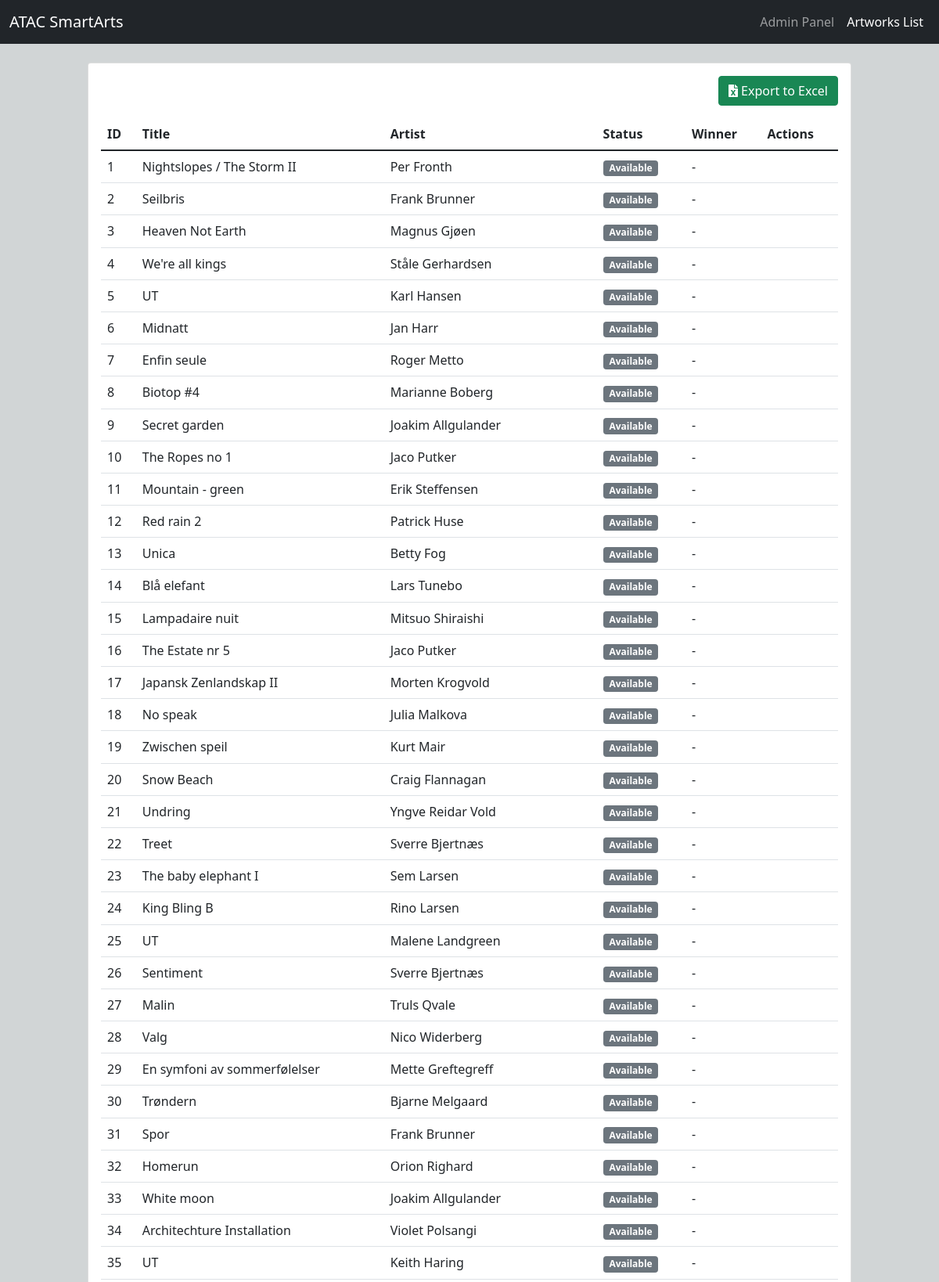
Page /admin/winners (upper part) on the committed database.
### tables this page shows
CREATE TABLE artworks (
    art_id INTEGER PRIMARY KEY,
    art_title TEXT NOT NULL,
    artist TEXT NOT NULL,
    jpg_name TEXT NOT NULL
);

### app.py (the view)
@app.route('/admin/winners')
@basic_auth.required
def admin_winners():
    conn = get_db_connection()
    cursor = conn.cursor()
    cursor.execute('''
        SELECT a.*, w.winner_name, w.winner_id
        FROM artworks a
        LEFT JOIN winners w ON a.art_id = w.art_id
        ORDER BY a.art_id
    ''')
    artworks = cursor.fetchall()
    conn.close()
    return render_template('admin/winners.html', artworks=artworks)

### app.py (called while the page is built)
def get_db_connection():
    conn = sqlite3.connect(DATABASE)
    conn.row_factory = sqlite3.Row
    return conn

### templates/admin/winners.html (shortened to what this page needs)
<!DOCTYPE html>
<html lang="en">
<head>
    <link href="https://cdn.jsdelivr.net/npm/bootstrap@5.1.3/dist/css/bootstrap.min.css" rel="stylesheet">
    <link rel="stylesheet" href="https://cdnjs.cloudflare.com/ajax/libs/font-awesome/5.15.4/css/all.min.css">
    <link rel="stylesheet" href="{{ url_for('static', filename='css/style.css') }}">
</head>
<body>
    <nav class="navbar navbar-expand-lg navbar-dark bg-dark">
        <div class="container-fluid">
            <a class="navbar-brand" href="#">ATAC SmartArts</a>
            <div class="navbar-nav">
                <a class="nav-link" href="{{ url_for('admin') }}">Admin Panel</a>
                <a class="nav-link active" href="{{ url_for('admin_winners') }}">Artworks List</a>
            </div>
        </div>
    </nav>
    <div class="container-fluid py-4">
        <div class="row justify-content-center">
            <div class="col-md-10">
                <div class="card">
                    <div class="card-body">
                        <div class="d-flex justify-content-end mb-3">
                            <a href="{{ url_for('export_winners') }}" class="btn btn-success">
                                <i class="fas fa-file-excel"></i> Export to Excel
                            </a>
                        </div>
                        <div class="table-responsive">
                            <table class="table">
                                <thead>
                                    <tr>
                                        <th>ID</th>
                                        <th>Title</th>
                                        <th>Artist</th>
                                        <th>Status</th>
                                        <th>Winner</th>
                                        <th>Actions</th>
                                    </tr>
                                </thead>
                                <tbody>
                                    {% for artwork in artworks %}
                                    <tr>
                                        <td>{{ artwork.art_id }}</td>
                                        <td>{{ artwork.art_title }}</td>
                                        <td>{{ artwork.artist }}</td>
                                        <td>
                                            {% if artwork.winner_name %}
                                            <span class="badge bg-success">Awarded</span>
                                            {% else %}
                                            <span class="badge bg-secondary">Available</span>
                                            {% endif %}
                                        </td>
                                        <td>{{ artwork.winner_name or '-' }}</td>
                                        <td>
                                        </td>
                                    </tr>
                                    {% endfor %}
                                </tbody>
                            </table>
                        </div>
                    </div>
                </div>
            </div>
        </div>
    </div>
</body>
</html>

### static/css/style.css (style rules this page uses)
:root { --primary-color: #2C3E50; --secondary-color: #E74C3C; --bg-light: #d1d5d6; --bg-dark: #34495E; --text-light: #d1d5d6; --text-dark: #2C3E50; }
body { background-color: var(--bg-light); color: var(--text-dark); }

### rows in the picture
artworks: art_id "1", art_title "Nightslopes / The Storm II", artist "Per Fronth", winner_name "-"
artworks: art_id "2", art_title "Seilbris", artist "Frank Brunner", winner_name "-"
artworks: art_id "3", art_title "Heaven Not Earth", artist "Magnus Gjøen", winner_name "-"
artworks: art_id "4", art_title "We're all kings", artist "Ståle Gerhardsen", winner_name "-"
artworks: art_id "5", art_title "UT", artist "Karl Hansen", winner_name "-"
artworks: art_id "6", art_title "Midnatt", artist "Jan Harr", winner_name "-"
artworks: art_id "7", art_title "Enfin seule", artist "Roger Metto", winner_name "-"
artworks: art_id "8", art_title "Biotop #4", artist "Marianne Boberg", winner_name "-"
artworks: art_id "9", art_title "Secret garden", artist "Joakim Allgulander", winner_name "-"
artworks: art_id "10", art_title "The Ropes no 1", artist "Jaco Putker", winner_name "-"
artworks: art_id "11", art_title "Mountain - green", artist "Erik Steffensen", winner_name "-"
artworks: art_id "12", art_title "Red rain 2", artist "Patrick Huse", winner_name "-"
artworks: art_id "13", art_title "Unica", artist "Betty Fog", winner_name "-"
artworks: art_id "14", art_title "Blå elefant", artist "Lars Tunebo", winner_name "-"
artworks: art_id "15", art_title "Lampadaire nuit", artist "Mitsuo Shiraishi", winner_name "-"
artworks: art_id "16", art_title "The Estate nr 5", artist "Jaco Putker", winner_name "-"
artworks: art_id "17", art_title "Japansk Zenlandskap II", artist "Morten Krogvold", winner_name "-"
artworks: art_id "18", art_title "No speak", artist "Julia Malkova", winner_name "-"
artworks: art_id "19", art_title "Zwischen speil", artist "Kurt Mair", winner_name "-"
artworks: art_id "20", art_title "Snow Beach", artist "Craig Flannagan", winner_name "-"
artworks: art_id "21", art_title "Undring", artist "Yngve Reidar Vold", winner_name "-"
artworks: art_id "22", art_title "Treet", artist "Sverre Bjertnæs", winner_name "-"
artworks: art_id "23", art_title "The baby elephant I", artist "Sem Larsen", winner_name "-"
artworks: art_id "24", art_title "King Bling B", artist "Rino Larsen", winner_name "-"
artworks: art_id "25", art_title "UT", artist "Malene Landgreen", winner_name "-"
artworks: art_id "26", art_title "Sentiment", artist "Sverre Bjertnæs", winner_name "-"
artworks: art_id "27", art_title "Malin", artist "Truls Qvale", winner_name "-"
artworks: art_id "28", art_title "Valg", artist "Nico Widerberg", winner_name "-"
artworks: art_id "29", art_title "En symfoni av sommerfølelser", artist "Mette Greftegreff", winner_name "-"
artworks: art_id "30", art_title "Trøndern", artist "Bjarne Melgaard", winner_name "-"
artworks: art_id "31", art_title "Spor", artist "Frank Brunner", winner_name "-"
artworks: art_id "32", art_title "Homerun", artist "Orion Righard", winner_name "-"
artworks: art_id "33", art_title "White moon", artist "Joakim Allgulander", winner_name "-"
artworks: art_id "34", art_title "Architechture Installation", artist "Violet Polsangi", winner_name "-"
artworks: art_id "35", art_title "UT", artist "Keith Haring", winner_name "-"
